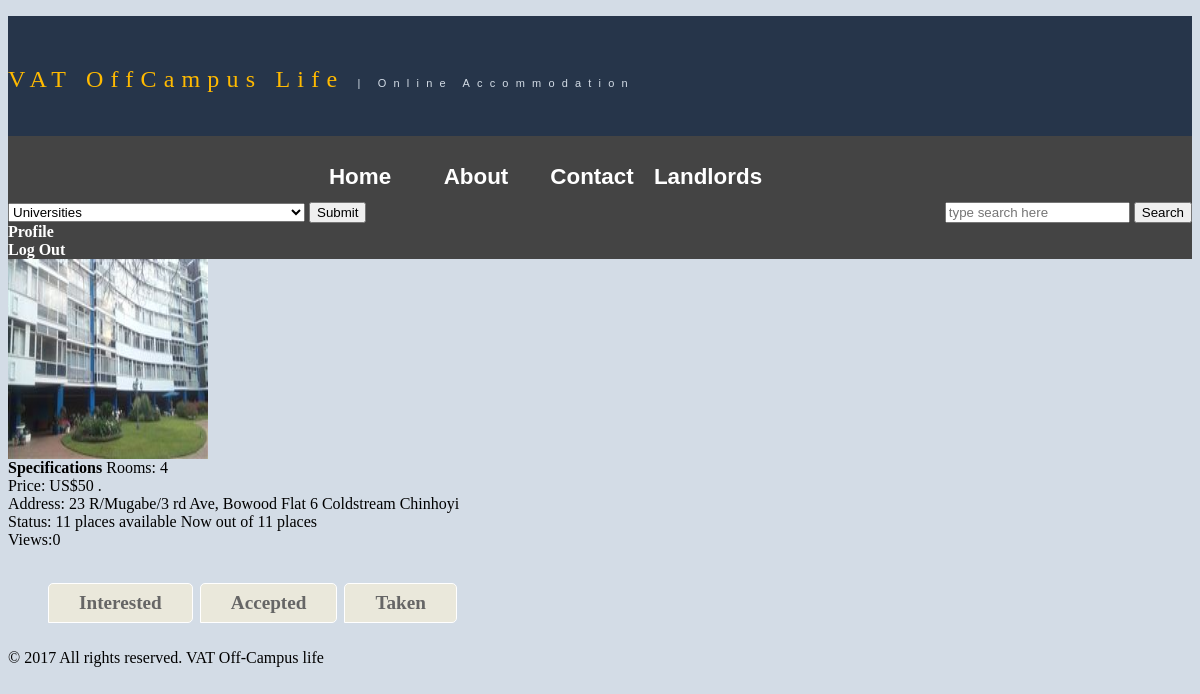
/house.php?id=18 (signed in), run on the app's committed database.
### tables this page shows
CREATE TABLE `houses` (
	`id`	int(11) NOT NULL AUTO_INCREMENT,
	`address`	varchar(60) NOT NULL,
	`college`	varchar(100) NOT NULL,
	`rooms`	int(11) NOT NULL,
	`capacity`	int(11) NOT NULL,
	`occupied`	int(11) NOT NULL,
	`price`	double NOT NULL,
	`description`	text NOT NULL,
	`images`	varchar(255) NOT NULL,
	`landlord_id`	int(11) NOT NULL,
	`ecocash_name`	varchar(100) NOT NULL,
	`ecocash_number` varchar(25) NOT NULL, PRIMARY KEY (`id`)
);

### core.php (called while the page is built, shortened)
<?php
	function loggedin(){
		if(isset($_SESSION['user_id']) && !empty($_SESSION['user_id'])){
			return true;
		}else{
			return false;
		}
	}
	function views_count($house_id){
		global $conn;
		$query = "SELECT * FROM views_count WHERE house_id = $house_id";
		$query_run = mysqli_query($conn, $query);
		$views = $query_num_rows = mysqli_num_rows($query_run);
		return $views;
	}
?>

### house.php (the view, shortened to what this page needs)
<?php
include 'header.php';
?>
<?php
	$house_get_id = htmlspecialchars($_GET['id']);
	$query = "SELECT * FROM houses WHERE id = '$house_get_id'";
	$query_run = mysqli_query($conn, $query);
	$result_house = mysqli_fetch_assoc($query_run);
	if(loggedin()){
?>
<?php
		$status = $result_people['landlord_student'];
		$house_id = $result_house['id'];
		$people_id = $result_people['id'];
		 $landlord_id = $result_house['landlord_id'];
		$views = views_count($house_id);
?>
			<div>
				<a href="house.php?id=<?php echo $result_house['id'];?>">
				<img src="<?php echo $result_house['images']; ?>" height="200" width="200" ><br></a>
				<strong>Specifications</strong>
				Rooms: <?php echo $result_house['rooms']; ?><br>
				Price: US$<?php echo $result_house['price']; ?> .<br>
				Address: <?php echo $result_house['address']; ?><br>
				Status: <?php echo ($result_house['capacity']-$result_house['occupied']); ?>
				 places available Now out of <?php echo $result_house['capacity']; ?> places <br>
				Views:<?php echo $views; ?><br><br>
			</div>
<?php
		if($status == 'Student' ){
				$query = "SELECT * FROM people_house
					JOIN houses ON houses.landlord_id = people_house.landlord_id
					WHERE student_id = $people_id AND house_id= $house_id ";
				$query_run = mysqli_query($conn, $query);
				$query_num_rows = mysqli_num_rows($query_run);
				if($query_num_rows <= 0){
?>
						If interested and you would like to be considerd for a place please click the button.
						<form action="status.php" method="POST">
						<input type="hidden" name="status" value="interested">
						<input type="hidden" name="house_id" value="<?php echo $house_id;?>">
						<input type="hidden" name="people_id" value="<?php echo $people_id;?>">
						<input type="hidden" name="landlord_id" value="<?php echo $landlord_id;?>">
						<input type="submit" value="Interested">
					</form>
<?php 				}else{
					$result = mysqli_fetch_assoc($query_run);
					if($result['status'] == 'interested'){
						$query_2 = "SELECT * FROM people_house
							WHERE house_id = '$house_id'
							AND landlord_id = '$landlord_id'
							AND status = 'interested'
							AND student_id != $people_id";
						if($query_run_2 = mysqli_query($conn, $query_2)){
							$query_num_rows_2 = mysqli_num_rows($query_run_2);
							echo "You and  $query_num_rows_2 others are interested.";
						}else{
							echo 'query did not run';
						}
					}else if($result['status'] == 'accept'){
						echo 'Your request has been accepted inorder to take the place make an Ecocash payment to the given number.<br>'
							."Ecocash Name: ".$result['ecocash_name'].'<br>'
							."Ecocash Number: ".$result['ecocash_number'];
					}else if($result['status'] == 'taken'){
						echo 'Your payment has been received and you are now free to move in.';
					}
				 }
?>
<?php
			}else if($status == 'Landlord' && $people_id == $landlord_id){
?>
				 <nav id="profiletabs">
				<ul class="clearfix">
				  <li><a href="house.php?id=<?php echo $house_id;?>&status=interested">Interested</a></li>
				  <li><a href="house.php?id=<?php echo $house_id;?>&status=accept">Accepted</a></li>
				  <li><a href="house.php?id=<?php echo $house_id;?>&status=taken">Taken</a></li>
				</ul>
			      </nav>
<?php
		}
	} else {
		echo 'Please Log In to view more';
	}
	include 'footer.php';
?>

### myhome.css (style rules this page uses)
a { color: #FF6600; font-weight:bold; text-decoration:none; }
img { max-width:100%; }
#profiletabs { display: block; margin-bottom: 4px; height: 50px; }
#profiletabs ul { list-style: none; display: inline block; width: 70%; height: 50px; }
#profiletabs ul li a { display: inline block; float: left; padding: 8px 30px; font-size: 1.2em; font-weight: bold; background: #eae8db; color: #666; margin-right: 7px; border: 1px solid #fff; -webkit-border-radius: 5px; -webkit-border-bottom-left-radius: 0; -moz-border-radius: 5px; -moz-border-radius-bottomleft: 0; border-radius: 5px; border-bottom-left-radius: 0; }

### data on the page
houses: images (picture), rooms "4", price "50", address "23 R/Mugabe/3 rd Ave, Bowood Flat 6 Coldstream Chinhoyi", $result_house['capacity']-$result_house['occupied'] "11", capacity "11"

### other printed values
$views "0"
